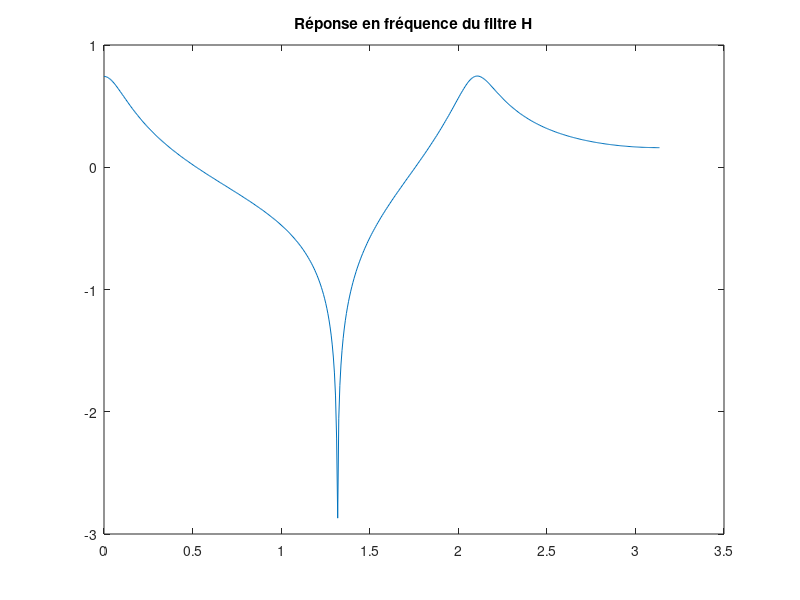
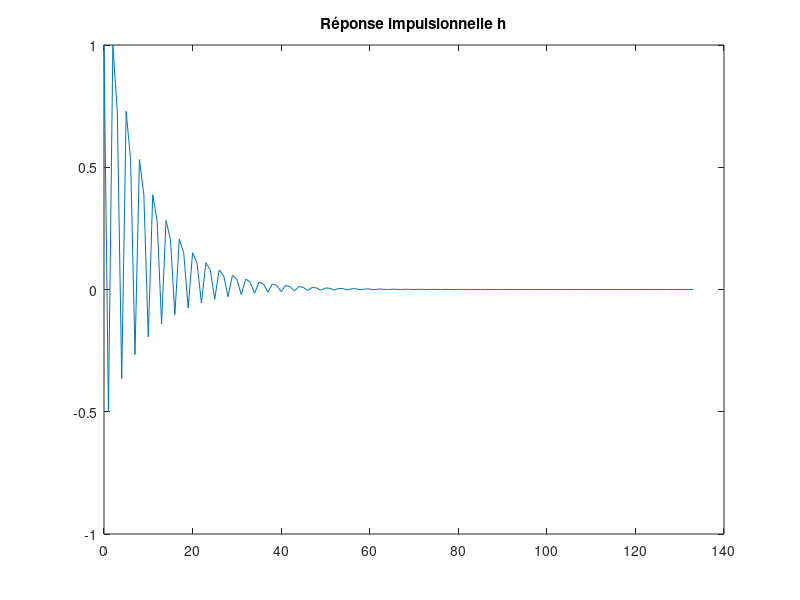

Reproduce these figures in MATLAB, in order. (Note: this script raises an error after producing the figures.)
clear all ;
close all ;
clc ;

%% 2.1 Etude du filtre
%1
A = [1 -0.5 1];
B = [1 0 0 -0.729];

[H,W]=freqz(A,B);

figure;
plot(W,log10(abs(H)));
title("Réponse en fréquence du filtre H");
%Apres avoir tracé la reponnse en frrequence du filtre nous voyons qu'il se
%comporte comme un filtre coupe bande 

%2

[h,n]=impz(A,B);

figure;
plot(n,h);
title("Réponse impulsionnelle h");


%5
load('sig.mat');

P=50;
N=length(e);

Rse=xcorr(s,e);
Re=xcorr(e);
figure;
subplot(2,1,1); plot(1:2047,Re);
title("autocorrelation Re");
subplot(2,1,2); plot(1:2047,Rse);
title("intercorrelation Rse");

%calcul des matrice/vecteur
sigma= toeplitz(Re(N:N+P-1));
c= Rse(N:N+P-1);

%calcul de h estime
hest= inv(sigma)*c;

figure;
plot(1:50,hest);
hold on
plot(1:93,h);
legend("h estime","h");
title("Réponse impulsionnelle h estime");

%8
load('sig.mat');

P=50;
N=length(e);

Rse=xcorr(s,e);
Re=xcorr(e);
figure;
subplot(2,1,1); plot(1:2047,Re);
title("autocorrelation Re");
subplot(2,1,2); plot(1:2047,Rse);
title("intercorrelation Rse");

%calcul des matrice/vecteur
sigma= toeplitz(Re(N:N+P-1));
c= Rse(N:N+P-1);

%calcul de h estime
hest= inv(sigma)*c;

Se=fft(Re);
Sse=fft(Rse);

Hest= Sse./Se;
hest2=ifft(Hest);

figure;
plot(1:N,log10(abs(Hest(1:N))));
title("Réponse en fréquence du filtre h estime");

figure;
plot(1:50,hest2(1:P));
hold on
plot(1:93,h);
legend("h estime","h");
title("Réponse impulsionnelle h estime");


%% 3 Debruitage d'un signal avec référence de bruit 
%3.1) Application biomédicale
%2
load('estim.mat');
N=length(mes);
Rsb= xcorr(mes,ref);
Rb= xcorr(ref);

figure;
subplot(2,1,1); plot(1:7499,Rb);
title("autocorrelation Rb");
subplot(2,1,2); plot(1:7499,Rsb);
title("intercorrelation Rsb");

P=50;
sigma= toeplitz(Rb(N:N+P-1));
c= Rsb(N:N+P-1);

hest3= inv(sigma)*c;

figure;
plot(hest3);
title("Réponse impulsionnelle h estime 3");

%3
p_h= conv(ref,hest3);
e2 = mes - p_h(1:N);
figure;
plot(mes)

figure;
plot(1:N,e2);
hold on
plot(1:N,sig);
legend("signal estime","signal sig");
title("Signal estime");

%3.2) Application audio
%4
[z2 Fe]=audioread('z2.wav');
[b2 Fs]=audioread('b2.wav');

%5
P=300;
N=length(z2);
Rzb2= xcorr(z2,b2);
Rb2= xcorr(b2);

sigma= toeplitz(Rb2(N:N+P-1));
c= Rzb2(N:N+P-1);

hest4= inv(sigma)*c;

figure;
plot(hest4);
title("Réponse impulsionnelle h estime 4");

p_h = conv(b2,hest4);
e4= z2 - p_h(1:N);

figure;
plot(1:N,e4);
title("Signal estime");

%6
sound(e4 ,Fs);

